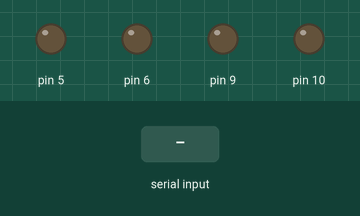
A sketch run on a simulated Arduino Uno, built with avr-gcc and run on an emulated ATmega328P. On the bench: output pins drawn as LEDs (lit = HIGH). The inputs (shaded band) are chosen by the test bench.

Above: at 1.2 s.
1.3 s: "F" received over Serial
At 2.5 s:
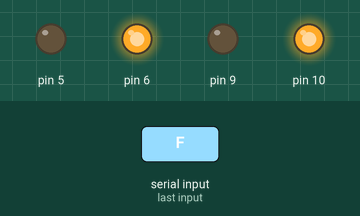
2.8 s: "B" received over Serial
At 3.6 s:
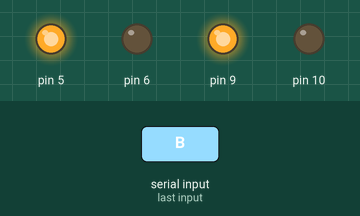
4.3 s: "L" received over Serial
At 4.8 s:
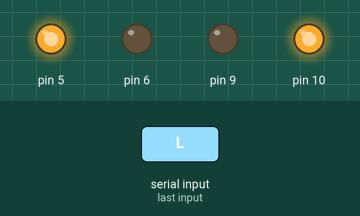
5.8 s: "R" received over Serial
At 7.1 s:
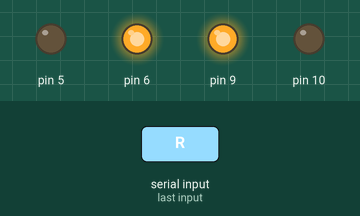
Timing chart, 0 to 8.3 s (numbered marks = the images above; inputs shaded):
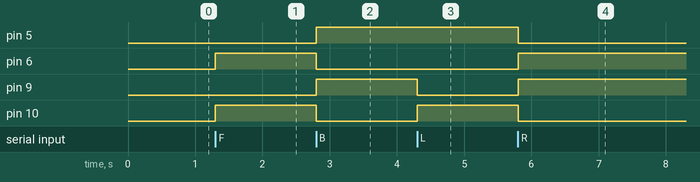

Measured:
- after the input at 1.3 s, pin 6, pin 10: LOW → HIGH at once
- after the input at 2.8 s, pin 5, pin 9: LOW → HIGH at once; pin 6, pin 10: HIGH → LOW at once
- after the input at 4.3 s, pin 9: HIGH → LOW at once; pin 10: LOW → HIGH at once
- after the input at 5.8 s, pin 5, pin 10: HIGH → LOW at once; pin 6, pin 9: LOW → HIGH at once

The sketch:

car.ino
```cpp
int income=0;

void setup()
{
  pinMode(5, OUTPUT);
  pinMode(6, OUTPUT);
  pinMode(9, OUTPUT);
  pinMode(10, OUTPUT);
  Serial.begin(9600);
}

void forward()
{
  digitalWrite(5,LOW);
  digitalWrite(6,HIGH);
  digitalWrite(9,LOW);
  digitalWrite(10,HIGH);
}

void backward()
{
  digitalWrite(5,HIGH);
  digitalWrite(6,LOW);
  digitalWrite(9,HIGH);
  digitalWrite(10,LOW);
}

void  turnleft()
{
  digitalWrite(5,HIGH);
  digitalWrite(6,LOW);
  digitalWrite(9,LOW);
  digitalWrite(10,HIGH);
}

void turnright()
{
  digitalWrite(5,LOW);
  digitalWrite(6,HIGH);
  digitalWrite(9,HIGH);
  digitalWrite(10,LOW);
}

void loop()
{
  if (Serial.available()>0)
    income=Serial.read();
  switch(income)
    {
      case 'F':
        forward();
        break;
      case 'B':
        backward();
        break;
      case 'L':
        turnleft();
        break;
      case 'R':
        turnright();
        break;
    }
}
```
